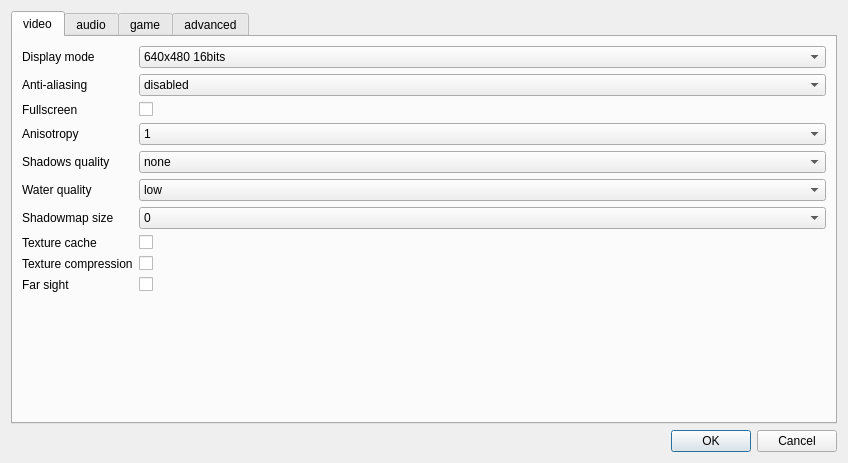
<?xml version="1.0" encoding="UTF-8"?>
<ui version="4.0">
 <class>ConfigDialog</class>
 <widget class="QDialog" name="ConfigDialog">
  <property name="geometry">
   <rect>
    <x>0</x>
    <y>0</y>
    <width>848</width>
    <height>463</height>
   </rect>
  </property>
  <property name="windowTitle">
   <string>TA3D failsafe config tool</string>
  </property>
  <layout class="QVBoxLayout" name="verticalLayout">
   <item>
    <widget class="QTabWidget" name="tabWidget">
     <property name="currentIndex">
      <number>0</number>
     </property>
     <widget class="QWidget" name="video">
      <attribute name="title">
       <string>video</string>
      </attribute>
      <layout class="QFormLayout" name="formLayout">
       <item row="0" column="0">
        <widget class="QLabel" name="label">
         <property name="text">
          <string>Display mode</string>
         </property>
        </widget>
       </item>
       <item row="1" column="0">
        <widget class="QLabel" name="label_4">
         <property name="text">
          <string>Anti-aliasing</string>
         </property>
        </widget>
       </item>
       <item row="2" column="0">
        <widget class="QLabel" name="label_5">
         <property name="text">
          <string>Fullscreen</string>
         </property>
        </widget>
       </item>
       <item row="3" column="0">
        <widget class="QLabel" name="label_6">
         <property name="text">
          <string>Anisotropy</string>
         </property>
        </widget>
       </item>
       <item row="4" column="0">
        <widget class="QLabel" name="label_7">
         <property name="text">
          <string>Shadows quality</string>
         </property>
        </widget>
       </item>
       <item row="5" column="0">
        <widget class="QLabel" name="label_8">
         <property name="text">
          <string>Water quality</string>
         </property>
        </widget>
       </item>
       <item row="6" column="0">
        <widget class="QLabel" name="label_9">
         <property name="text">
          <string>Shadowmap size</string>
         </property>
        </widget>
       </item>
       <item row="7" column="0">
        <widget class="QLabel" name="label_10">
         <property name="text">
          <string>Texture cache</string>
         </property>
        </widget>
       </item>
       <item row="8" column="0">
        <widget class="QLabel" name="label_11">
         <property name="text">
          <string>Texture compression</string>
         </property>
        </widget>
       </item>
       <item row="9" column="0">
        <widget class="QLabel" name="label_12">
         <property name="text">
          <string>Far sight</string>
         </property>
        </widget>
       </item>
       <item row="0" column="1">
        <widget class="QComboBox" name="cb_display_mode">
         <item>
          <property name="text">
           <string>640x480 16bits</string>
          </property>
         </item>
         <item>
          <property name="text">
           <string>640x480 32bits</string>
          </property>
         </item>
         <item>
          <property name="text">
           <string>800x600 16bits</string>
          </property>
         </item>
         <item>
          <property name="text">
           <string>800x600 32bits</string>
          </property>
         </item>
         <item>
          <property name="text">
           <string>1024x768 16bits</string>
          </property>
         </item>
         <item>
          <property name="text">
           <string>1024x768 32bits</string>
          </property>
         </item>
         <item>
          <property name="text">
           <string>1280x720 16bits</string>
          </property>
         </item>
         <item>
          <property name="text">
           <string>1280x720 32bits</string>
          </property>
         </item>
         <item>
          <property name="text">
           <string>1280x800 16bits</string>
          </property>
         </item>
         <item>
          <property name="text">
           <string>1280x800 32bits</string>
          </property>
         </item>
         <item>
          <property name="text">
           <string>1280x960 16bits</string>
          </property>
         </item>
         <item>
          <property name="text">
           <string>1280x960 32bits</string>
          </property>
         </item>
         <item>
          <property name="text">
           <string>1280x1024 16bits</string>
          </property>
         </item>
         <item>
          <property name="text">
           <string>1280x1024 32bits</string>
          </property>
         </item>
         <item>
          <property name="text">
           <string>1440x900 16bits</string>
          </property>
         </item>
         <item>
          <property name="text">
           <string>1440x900 32bits</string>
          </property>
         </item>
         <item>
          <property name="text">
           <string>1600x1200 16bits</string>
          </property>
         </item>
         <item>
          <property name="text">
           <string>1600x1200 32bits</string>
          </property>
         </item>
         <item>
          <property name="text">
           <string>1920x1080 16bits</string>
          </property>
         </item>
         <item>
          <property name="text">
           <string>1920x1080 32bits</string>
          </property>
         </item>
         <item>
          <property name="text">
           <string>2560x1440 16bits</string>
          </property>
         </item>
         <item>
          <property name="text">
           <string>2560x1440 32bits</string>
          </property>
         </item>
         <item>
          <property name="text">
           <string>2560x1600 16bits</string>
          </property>
         </item>
         <item>
          <property name="text">
           <string>2560x1600 32bits</string>
          </property>
         </item>
         <item>
          <property name="text">
           <string>3840x2160 16bits</string>
          </property>
         </item>
         <item>
          <property name="text">
           <string>3840x2160 32bits</string>
          </property>
         </item>
        </widget>
       </item>
       <item row="1" column="1">
        <widget class="QComboBox" name="cb_AA">
         <item>
          <property name="text">
           <string>disabled</string>
          </property>
         </item>
         <item>
          <property name="text">
           <string>2x</string>
          </property>
         </item>
         <item>
          <property name="text">
           <string>4x</string>
          </property>
         </item>
         <item>
          <property name="text">
           <string>8x</string>
          </property>
         </item>
         <item>
          <property name="text">
           <string>16x</string>
          </property>
         </item>
         <item>
          <property name="text">
           <string>32x</string>
          </property>
         </item>
        </widget>
       </item>
       <item row="2" column="1">
        <widget class="QCheckBox" name="cb_fullscreen">
         <property name="text">
          <string/>
         </property>
        </widget>
       </item>
       <item row="3" column="1">
        <widget class="QComboBox" name="cb_anisotropy">
         <item>
          <property name="text">
           <string>1</string>
          </property>
         </item>
         <item>
          <property name="text">
           <string>2</string>
          </property>
         </item>
         <item>
          <property name="text">
           <string>4</string>
          </property>
         </item>
         <item>
          <property name="text">
           <string>8</string>
          </property>
         </item>
         <item>
          <property name="text">
           <string>16</string>
          </property>
         </item>
        </widget>
       </item>
       <item row="4" column="1">
        <widget class="QComboBox" name="cb_shadows_quality">
         <item>
          <property name="text">
           <string>none</string>
          </property>
         </item>
         <item>
          <property name="text">
           <string>low</string>
          </property>
         </item>
         <item>
          <property name="text">
           <string>normal</string>
          </property>
         </item>
         <item>
          <property name="text">
           <string>high</string>
          </property>
         </item>
        </widget>
       </item>
       <item row="5" column="1">
        <widget class="QComboBox" name="cb_water_quality">
         <item>
          <property name="text">
           <string>low</string>
          </property>
         </item>
         <item>
          <property name="text">
           <string>normal</string>
          </property>
         </item>
         <item>
          <property name="text">
           <string>high</string>
          </property>
         </item>
         <item>
          <property name="text">
           <string>best</string>
          </property>
         </item>
         <item>
          <property name="text">
           <string>extreme</string>
          </property>
         </item>
         <item>
          <property name="text">
           <string>ultimate</string>
          </property>
         </item>
        </widget>
       </item>
       <item row="6" column="1">
        <widget class="QComboBox" name="cb_shadowmap_size">
         <item>
          <property name="text">
           <string>0</string>
          </property>
         </item>
         <item>
          <property name="text">
           <string>1</string>
          </property>
         </item>
         <item>
          <property name="text">
           <string>2</string>
          </property>
         </item>
         <item>
          <property name="text">
           <string>3</string>
          </property>
         </item>
        </widget>
       </item>
       <item row="7" column="1">
        <widget class="QCheckBox" name="cb_texture_cache">
         <property name="text">
          <string/>
         </property>
        </widget>
       </item>
       <item row="8" column="1">
        <widget class="QCheckBox" name="cb_texture_compression">
         <property name="text">
          <string/>
         </property>
        </widget>
       </item>
       <item row="9" column="1">
        <widget class="QCheckBox" name="cb_farsight">
         <property name="text">
          <string/>
         </property>
        </widget>
       </item>
      </layout>
     </widget>
     <widget class="QWidget" name="audio">
      <attribute name="title">
       <string>audio</string>
      </attribute>
      <layout class="QFormLayout" name="formLayout_2">
       <item row="0" column="0">
        <widget class="QLabel" name="label_2">
         <property name="text">
          <string>sound volume</string>
         </property>
        </widget>
       </item>
       <item row="1" column="0">
        <widget class="QLabel" name="label_3">
         <property name="text">
          <string>music volume</string>
         </property>
        </widget>
       </item>
       <item row="0" column="1">
        <widget class="QSpinBox" name="sb_sound_volume">
         <property name="maximum">
          <number>128</number>
         </property>
        </widget>
       </item>
       <item row="1" column="1">
        <widget class="QSpinBox" name="sb_music_volume">
         <property name="maximum">
          <number>128</number>
         </property>
        </widget>
       </item>
      </layout>
     </widget>
     <widget class="QWidget" name="game">
      <attribute name="title">
       <string>game</string>
      </attribute>
      <layout class="QFormLayout" name="formLayout_3">
       <item row="0" column="0">
        <widget class="QLabel" name="label_13">
         <property name="text">
          <string>Player name</string>
         </property>
        </widget>
       </item>
       <item row="1" column="0">
        <widget class="QLabel" name="label_14">
         <property name="text">
          <string>Language</string>
         </property>
        </widget>
       </item>
       <item row="2" column="0">
        <widget class="QLabel" name="label_15">
         <property name="text">
          <string>Mod</string>
         </property>
        </widget>
       </item>
       <item row="0" column="1">
        <widget class="QLineEdit" name="le_player_name">
         <property name="text">
          <string>player</string>
         </property>
        </widget>
       </item>
       <item row="1" column="1">
        <widget class="QComboBox" name="cb_language">
         <item>
          <property name="text">
           <string>english</string>
          </property>
         </item>
         <item>
          <property name="text">
           <string>french</string>
          </property>
         </item>
         <item>
          <property name="text">
           <string>german</string>
          </property>
         </item>
         <item>
          <property name="text">
           <string>spanish</string>
          </property>
         </item>
         <item>
          <property name="text">
           <string>italian</string>
          </property>
         </item>
         <item>
          <property name="text">
           <string>japanese</string>
          </property>
         </item>
        </widget>
       </item>
       <item row="2" column="1">
        <widget class="QLineEdit" name="le_mod"/>
       </item>
      </layout>
     </widget>
     <widget class="QWidget" name="advanced">
      <attribute name="title">
       <string>advanced</string>
      </attribute>
      <layout class="QFormLayout" name="formLayout_4">
       <item row="0" column="0">
        <widget class="QLabel" name="label_16">
         <property name="text">
          <string>Developer mode</string>
         </property>
        </widget>
       </item>
       <item row="1" column="0">
        <widget class="QLabel" name="label_17">
         <property name="text">
          <string>7z command</string>
         </property>
        </widget>
       </item>
       <item row="2" column="0">
        <widget class="QLabel" name="label_18">
         <property name="text">
          <string>NetServer</string>
         </property>
        </widget>
       </item>
       <item row="0" column="1">
        <widget class="QCheckBox" name="cb_dev_mode">
         <property name="text">
          <string/>
         </property>
        </widget>
       </item>
       <item row="1" column="1">
        <widget class="QLineEdit" name="le_7z_command"/>
       </item>
       <item row="2" column="1">
        <widget class="QLineEdit" name="le_netserver"/>
       </item>
      </layout>
     </widget>
    </widget>
   </item>
   <item>
    <widget class="QDialogButtonBox" name="buttonBox">
     <property name="orientation">
      <enum>Qt::Horizontal</enum>
     </property>
     <property name="standardButtons">
      <set>QDialogButtonBox::Cancel|QDialogButtonBox::Ok</set>
     </property>
    </widget>
   </item>
  </layout>
 </widget>
 <resources/>
 <connections>
  <connection>
   <sender>buttonBox</sender>
   <signal>accepted()</signal>
   <receiver>ConfigDialog</receiver>
   <slot>accept()</slot>
   <hints>
    <hint type="sourcelabel">
     <x>248</x>
     <y>254</y>
    </hint>
    <hint type="destinationlabel">
     <x>157</x>
     <y>274</y>
    </hint>
   </hints>
  </connection>
  <connection>
   <sender>buttonBox</sender>
   <signal>rejected()</signal>
   <receiver>ConfigDialog</receiver>
   <slot>reject()</slot>
   <hints>
    <hint type="sourcelabel">
     <x>316</x>
     <y>260</y>
    </hint>
    <hint type="destinationlabel">
     <x>286</x>
     <y>274</y>
    </hint>
   </hints>
  </connection>
 </connections>
</ui>
